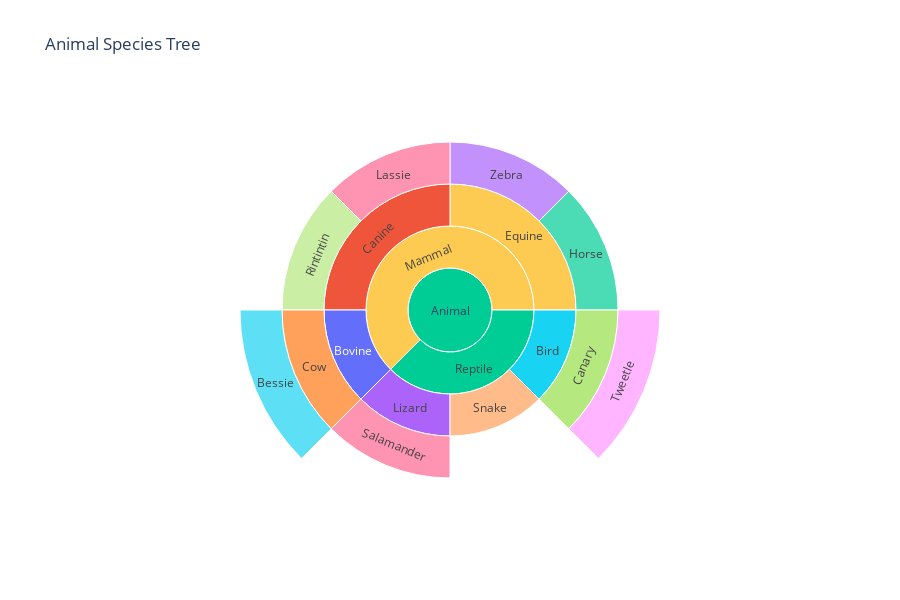

This figure's notebook cell:
### Markdown cell above
## Assignment 2.3

Display the information in the tree below as a Sunburst Chart.

<img src="species.jpg" alt="Figured obtained from http://people.cs.ksu.edu/~schmidt/300s05/">

Your chart should look like the following:

<img src="sunburst.png">

**Requirements:**
- A sunburst chart
- Plot title
  - `Animal Species Tree`
- Make sure that all Mammals have a yellow color (with hex color "#fecb52"), and all Reptiles have a green color (with hex color "#00cc96").
- The height of the graph needs to be 600
- The hierarchy of the sunburst chart needs to match the hierarchy of the tree (exactly like what is shown in the example).

*Hints*:
- Examples of how to work with Sunburts charts can be found in the plot.ly documentation: https://plot.ly/python/sunburst-charts/
- In a sunburst plot you can also scale the size of the 'pie slices' based on a value, this is not necessary for this exercise.

### Code cell
data = dict(
    character = [
    "Animal",                     # 0
    "Reptile", "Mammal",          # 1, 2
    "Lizard", "Snake", "Bird",    # 3, 4, 5
    "Salamander", "Canary",       # 6, 7
    "Tweetle",                    # 8
    "Equine", "Bovine", "Canine", # 9, 10, 11
    "Horse", "Zebra",             # 12, 13
    "Cow",                        # 14
    "Bessie",                     # 15
    "Lassie", "Rintintin" 
    ]  ,
    parent = [
    "",                           # Animal
    "Animal", "Animal",           # Reptile, Mammal
    "Reptile", "Reptile", "Reptile",   # Lizard, Snake, Bird
    "Lizard", "Bird",             # Salamander, Canary
    "Canary",                     # Tweetle
    "Mammal", "Mammal", "Mammal", # Equine, Bovine, Canine
    "Equine", "Equine",           # Horse, Zebra
    "Bovine",                     # Cow
    "Cow",                        # Bessie
    "Canine", "Canine"            # Lassie, Rintintin
],
)

colors_dict = {
    "Reptile": "#00cc96",
    "Mammal": "#fecb52"
}

fig = px.sunburst(
    data,
    names='character',
    parents='parent',
    color='character',
    color_discrete_map={
    "Mammal": "#fecb52",
    "Reptile": "#00cc96"
},
    title = "Animal Species Tree",
    height = 600
)
fig.show()

### Figure 1 — Plotly figure (JSON) as saved in the notebook; plotly's stock layout.template omitted (floating-point values rounded to 4 significant figures)
{"data": [{"domain": {"x": [0.0, 1.0], "y": [0.0, 1.0]}, "hovertemplate": "character=%{label}<br>parent=%{parent}<extra></extra>", "labels": ["Animal", "Reptile", "Mammal", "Lizard", "Snake", "Bird", "Salamander", "Canary", "Tweetle", "Equine", "Bovine", "Canine", "Horse", "Zebra", "Cow", "Bessie", "Lassie", "Rintintin"], "marker": {"colors": ["#00cc96", "#00cc96", "#fecb52", "#ab63fa", "#FFA15A", "#19d3f3", "#FF6692", "#B6E880", "#FF97FF", "#FECB52", "#636efa", "#EF553B", "#00cc96", "#ab63fa", "#FFA15A", "#19d3f3", "#FF6692", "#B6E880"]}, "name": "", "parents": ["", "Animal", "Animal", "Reptile", "Reptile", "Reptile", "Lizard", "Bird", "Canary", "Mammal", "Mammal", "Mammal", "Equine", "Equine", "Bovine", "Cow", "Canine", "Canine"], "type": "sunburst"}], "layout": {"height": 600, "legend": {"tracegroupgap": 0}, "title": {"text": "Animal Species Tree"}}}
